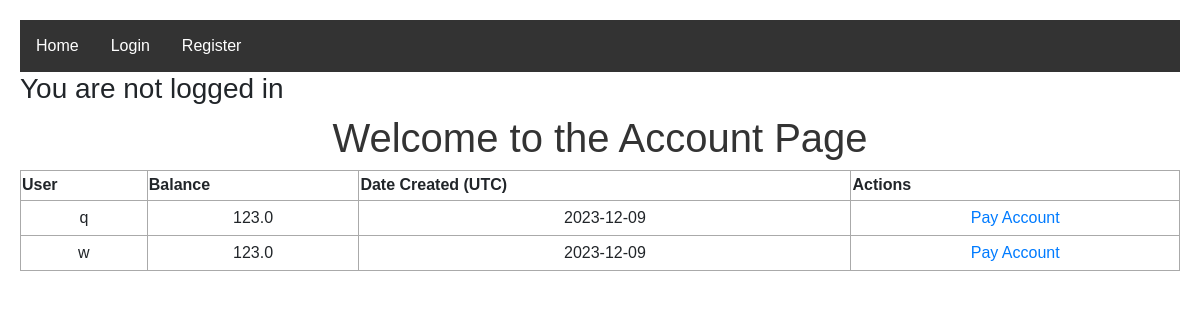
/account, run on an earlier commit of the app's database.
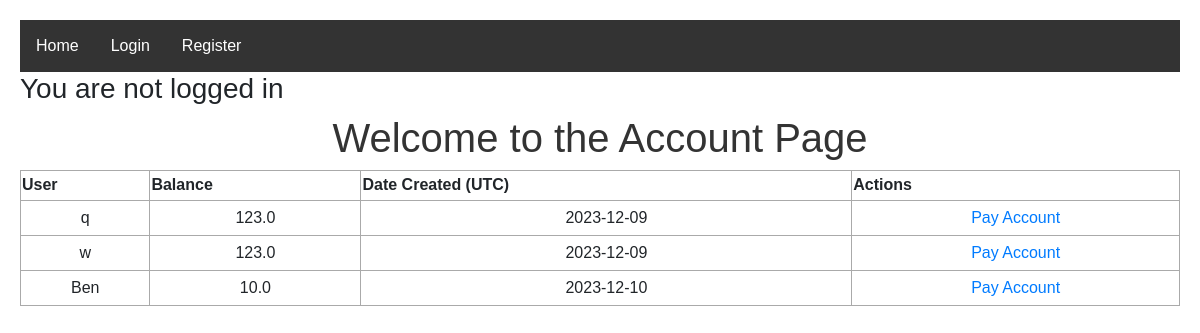
And on a later commit of the database.
### app.py (models this page shows, shortened)
class Users(UserMixin, db.Model):
    __tablename__ = 'users'
    id = db.Column(db.Integer, primary_key=True)
    username = db.Column(db.String(250), unique=True, nullable=False)
    password = db.Column(db.String(250), nullable=False)
    balance = db.Column(db.Float, nullable=False)
    date_created = db.Column(db.DateTime, default=datetime.utcnow)

### app.py (the view)
@app.route('/account', methods=['POST', 'GET'])
def account():
    users = Users.query.order_by(Users.date_created).all()
    return render_template('account.html', users=users)

### templates/account.html (shortened to what this page needs)
{% extends 'base.html' %}
{% block body %}
    <h1>Welcome to the Account Page</h1>
    <div>
        <table>
            <tr>
                <th>User</th>
                <th>Balance</th>
                <th>Date Created (UTC)</th>
                <th>Actions</th>
            </tr>
            {% for user in users %}
                <tr>
                    <td>{{ user.username }}</td>
                    <td>{{ user.balance }}</td>
                    <td>{{ user.date_created.date() }}</td>
                    {% if user == current_user %}
                    <td>
                        <a href="/delete/{{ user.id }}">DELETE Account</a>
                    </td>
                    {% else: %}
                    <td>
                        <a href="/delete/{{ user.id }}">Pay Account</a>
                    </td>
                    {% endif %}
                </tr>
            {% endfor %}
        </table>
    </div>
{% endblock %}

What changed in the data, as far as the page shows it:
added Users: username "Ben", balance "10.0", date_created "2023-12-10"
